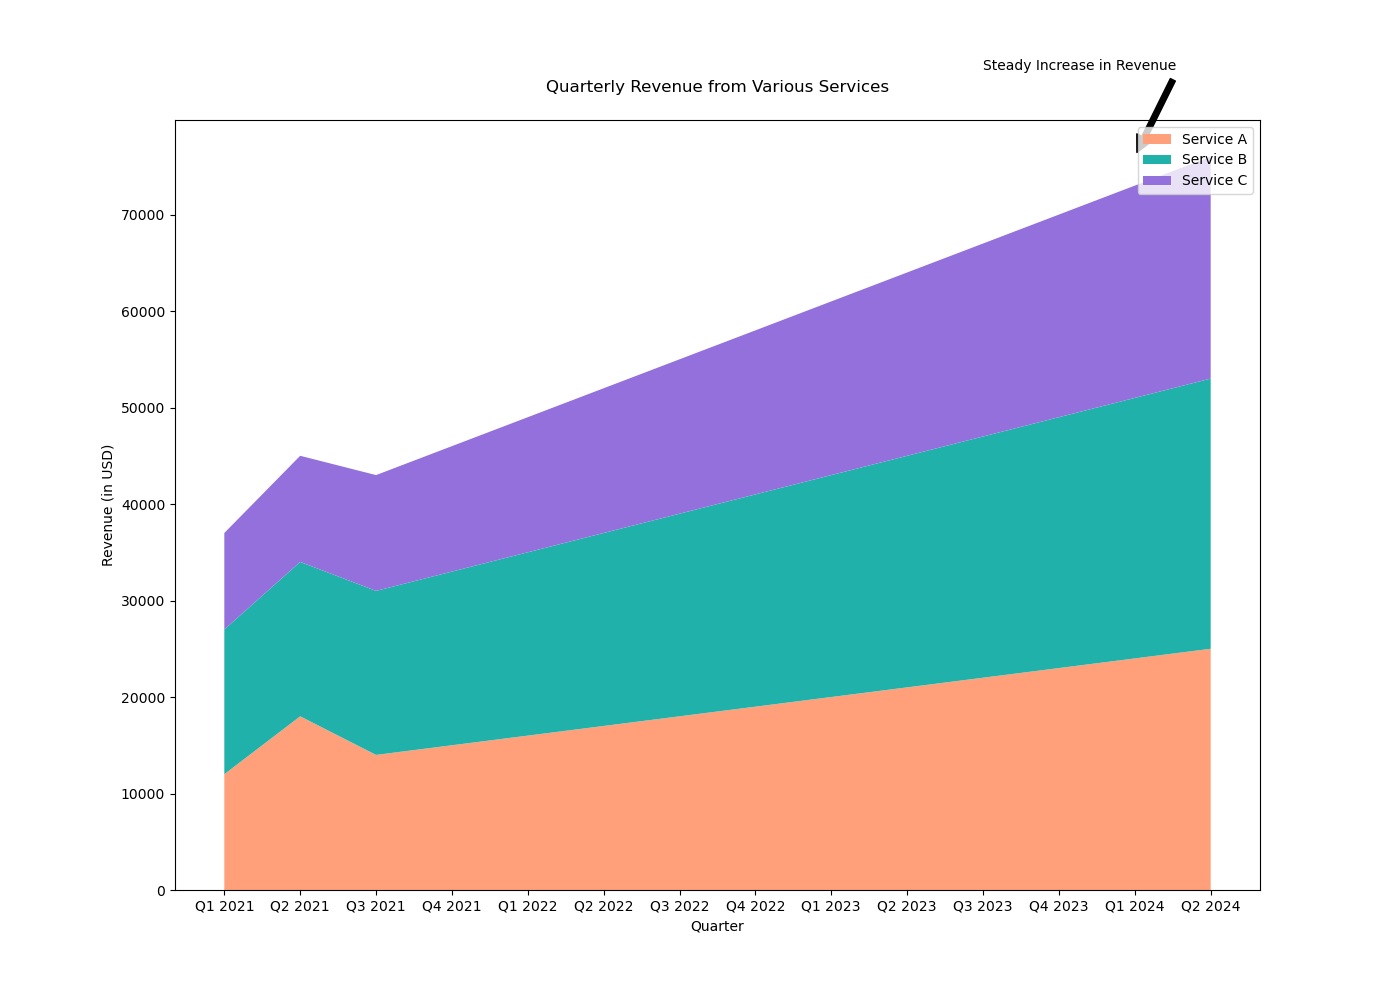

Write the Python code that produced this figure.

import matplotlib.pyplot as plt

# Data for plotting
quarters = ['Q1 2021', 'Q2 2021', 'Q3 2021', 'Q4 2021', 
            'Q1 2022', 'Q2 2022', 'Q3 2022', 'Q4 2022',
            'Q1 2023', 'Q2 2023', 'Q3 2023', 'Q4 2023',
            'Q1 2024', 'Q2 2024']
streaming_a = [12000, 18000, 14000, 15000, 16000, 17000, 18000, 19000, 20000, 21000, 22000, 23000, 24000, 25000]
streaming_b = [15000, 16000, 17000, 18000, 19000, 20000, 21000, 22000, 23000, 24000, 25000, 26000, 27000, 28000]
streaming_c = [10000, 11000, 12000, 13000, 14000, 15000, 16000, 17000, 18000, 19000, 20000, 21000, 22000, 23000]

# Plotting the stacked area chart
plt.figure(figsize=(14, 10))
plt.stackplot(quarters, streaming_a, streaming_b, streaming_c, 
              labels=['Service A', 'Service B', 'Service C'],
              colors=['#FFA07A', '#20B2AA', '#9370DB'])

# Adding title and labels
plt.title('Quarterly Revenue from Various Services', pad=20)
plt.xlabel('Quarter')
plt.ylabel('Revenue (in USD)')

# Annotation
plt.annotate('Steady Increase in Revenue', xy=(12, 76000), xytext=(10, 85000),
             arrowprops=dict(facecolor='black', shrink=0.05))

# Adding legend
plt.legend(loc='upper right')

# Display the plot
plt.show()
